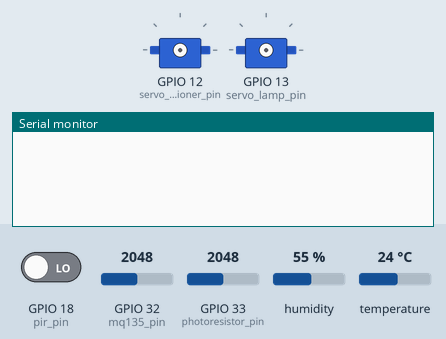
Simulated run of this sketch. Board: ESP32. Shown: 2 × servo, the last lines printed to the serial monitor. The inputs (shaded band) are chosen by the test bench; at power-on: GPIO 33 (photoresistor_pin) = 2048, GPIO 18 (pir_pin) LOW, GPIO 32 (mq135_pin) = 2048, humidity 55 %, temperature 24 °C.

Above: at 0.0 s.
12.8 s: GPIO 33 (photoresistor_pin) set to 1069
At 13.9 s:
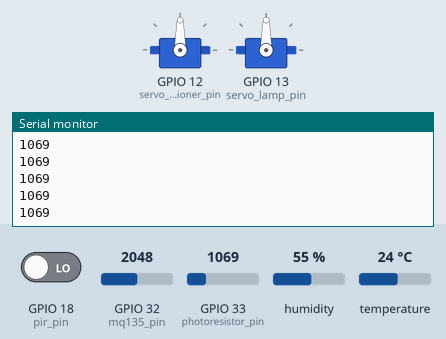
18.5 s: GPIO 33 (photoresistor_pin) set to 939
At 19.6 s:
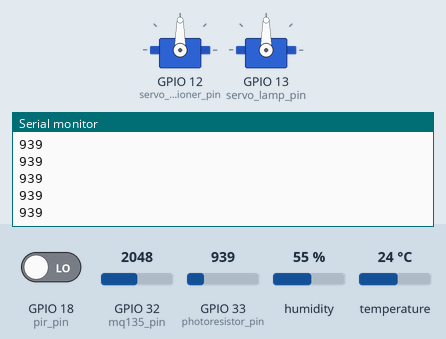
Timing chart, 0 to 21.5 s (numbered marks = the images above; inputs shaded):
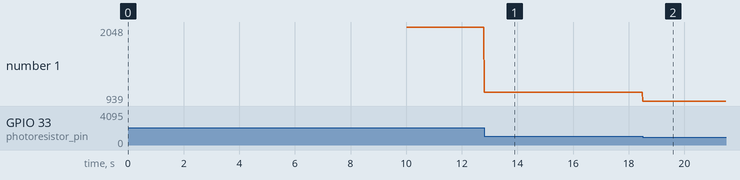

The sketch:

src.ino
```cpp
#include "DHT.h"
#include "ESP32Servo.h"

const int dht_pin = 4;
const int mq135_pin = 32;
const int buzzer_pin = 5;
const int servo_air_conditioner_pin = 12;
const int servo_lamp_pin = 13;
const int pir_pin = 18;
const int photoresistor_pin = 33;

DHT dht(dht_pin, DHT11);
Servo servo_ac;
Servo servo_lamp;

float calculatePPM();

void setup() {

  // delay khoảng 10 giây để làm nóng cảm biến không khí
  delay(10000);

  // put your setup code here, to run once:
  Serial.begin(9600);
  dht.begin();
  pinMode(mq135_pin, INPUT);
  pinMode(buzzer_pin, OUTPUT);

  servo_ac.setPeriodHertz(50);
  servo_ac.attach(servo_air_conditioner_pin, 500, 2400);

  servo_lamp.setPeriodHertz(50);
  servo_lamp.attach(servo_lamp_pin, 500, 2400);

  pinMode(pir_pin, INPUT);
  pinMode(photoresistor_pin, INPUT);
}

void loop() {
  // put your main code here, to run repeatedly:
  float h = dht.readHumidity();
  float t = dht.readTemperature(); // Độ C
  float f = dht.readTemperature(true); // Độ F
  float ppm = calculatePPM();
  int pirValue = digitalRead(pir_pin);
  int photoresistorValue = analogRead(photoresistor_pin);

  if (ppm > 600)
  {
    tone(buzzer_pin, 1000);      // phát âm tần số Hz
  }
  else
  {
    noTone(buzzer_pin);
  }

  if (pirValue)
  {
    Serial.println("Có chuyển động");
  }
  Serial.println(photoresistorValue);

  /* Cách xoay servo
  servo_ac.write(180);
  servo_lamp.write(180);
  delay(500);
  servo_ac.write(0);
  servo_lamp.write(0);
  */
}

float calculatePPM()
{
   // Tìm ppm
  float VRL;
  float RS;
  float ratio;
  float data = analogRead(mq135_pin);
  float RL = 10.0;
  float RO = 7.1; // điều chỉnh tuỳ vào lượng khí muốn đo -> cái nầy đo CO2
  float m = -0.417; // nt
  float b = 0.858; // nt

  VRL = data*(5.0/1023.0); //Konversi nilai analog ke digital
  RS = ((5.0*RL)/VRL)-RL;
  ratio = RS/RO;
  float gas = pow(10, ((log10(ratio)-b)/m));
  float ppm = abs((gas)-0.14);
  return ppm;
}
```

Measured:
- after the input at 12.8 s, the serial monitor: prints a new line at once (image 1)
- after the input at 18.5 s, the serial monitor: prints a new line at once (image 2)
- plotted number 1: 2048 → 1069 after the input at 12.8 s, 1069 → 939 after the input at 18.5 s
